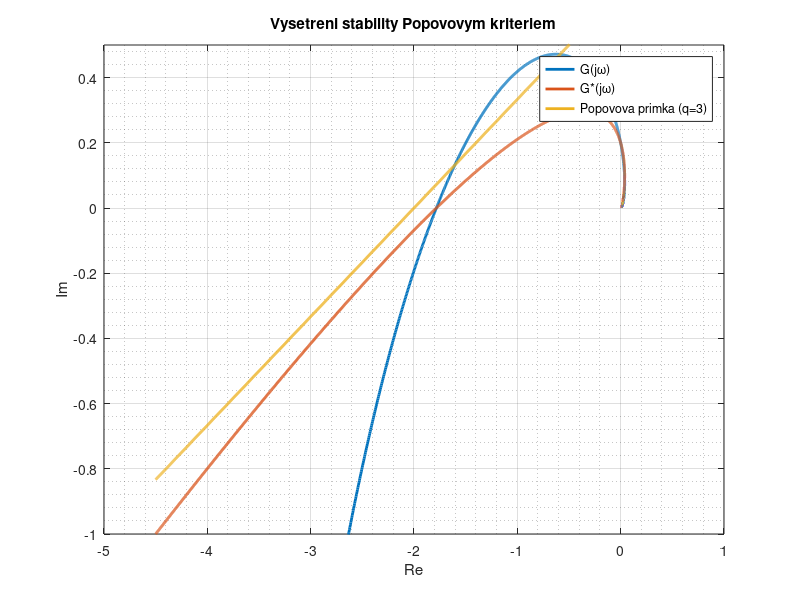

This chart was generated by the following MATLAB code:
close all
clear

k = 0.5;                    % smernice primky nelinearni casti
w = linspace(0,5,10000);    % frekvence pro vykresleni frekv. char.

% soustava
Gj = 1./(1i*w.*(2i*w + 1).*(1i*w + 1).^2.*(0.5i*w + 1));

% vypocet realne a imaginarni casti
GjRe = real(Gj);
GjIm = imag(Gj);
    
% uprava imaginarni casti
GjIm_new = w.*GjIm;

% popovova primka
q = 3;               % prevracena hodnota smernice Popovovy primky
y = (GjRe + 1/k)/q;  % rovnice Popovovy primky

% vykresleni
figure(1)
    set(1,'DefaultLineLineWidth',2)
    plot(GjRe, GjIm);      % Frekvencni charakteristika
    hold on
    plot(GjRe, GjIm_new);  % Modifikovana frekvencni charakteristika
    plot(GjRe, y);         % Popovova primka
    hold off
    ylim([-1,0.5])
    title('Vysetreni stability Popovovym kriteriem')
    xlabel('Re')
    ylabel('Im')
    legend('G(j\omega)', 'G*(j\omega)', strcat('Popovova primka (q=',num2str(q),')'))
    grid on
    grid minor